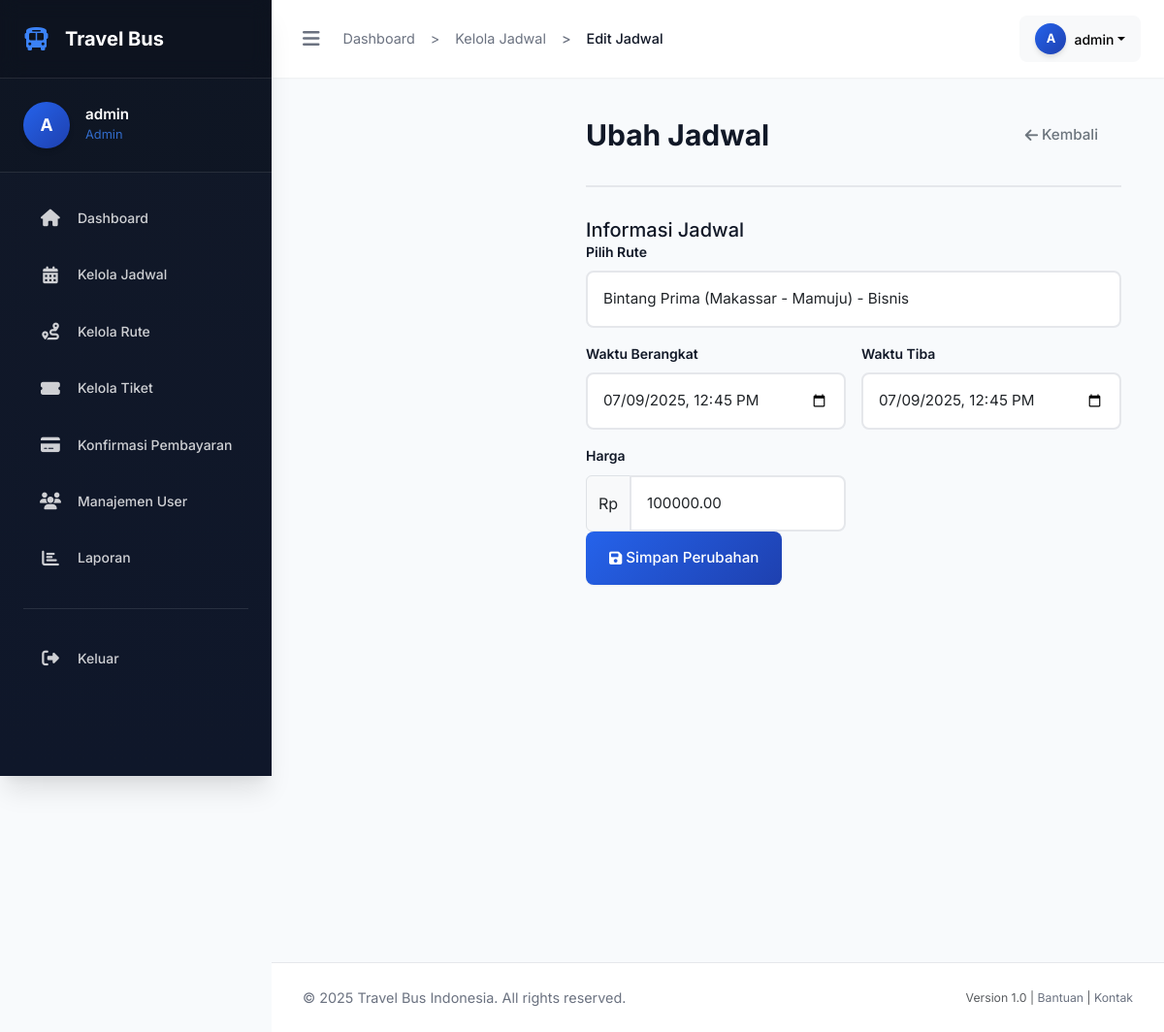
Page /public/index.php?page=admin_edit_schedule&id=1 (signed in) on the committed database.
### tables this page shows
CREATE TABLE `jadwal` (
  `id_jadwal` int NOT NULL,
  `id_rute` int NOT NULL,
  `waktu_berangkat` datetime NOT NULL,
  `waktu_tiba` datetime NOT NULL,
  `harga` decimal(10,2) NOT NULL
);

CREATE TABLE `rute` (
  `id_rute` int NOT NULL,
  `nama_rute` varchar(200) NOT NULL,
  `nama_po` varchar(100) NOT NULL,
  `kelas` enum('Ekonomi','Bisnis','Eksekutif','Super Eksekutif') NOT NULL,
  `kota_asal` varchar(100) NOT NULL,
  `kota_tujuan` varchar(100) NOT NULL,
  `kapasitas` int NOT NULL DEFAULT '40',
  `jarak_km` int NOT NULL DEFAULT '0',
  `status` enum('active','inactive') DEFAULT 'active',
  `created_at` timestamp NULL DEFAULT CURRENT_TIMESTAMP
);

### controllers/AdminController.php (called while the page is built, shortened)
<?php
class AdminController {
    private $pdo;
    public function __construct($pdo) {
        $this->pdo = $pdo;
    }
    public function showEditScheduleForm() {
        $id_jadwal = $_GET['id'] ?? 0;
        require_once __DIR__ . '/../models/Jadwal.php';
        require_once __DIR__ . '/../models/Rute.php';
        $jadwalModel = new Jadwal($this->pdo);
        $ruteModel = new Rute($this->pdo);
        $jadwal = $jadwalModel->findById($id_jadwal);
        $ruteList = $ruteModel->getAllActiveRutes();
        require_once __DIR__ . '/../views/layout/unified_header.php';
        require_once __DIR__ . '/../views/admin/edit_schedule.php';
        require_once __DIR__ . '/../views/layout/footer.php';
    }
}
?>

### models/Rute.php (called while the page is built, shortened)
<?php
class Rute {
    private $pdo;
    public function __construct($pdo) {
        $this->pdo = $pdo;
    }
    public function getAllActiveRutes() {
        $sql = "SELECT * FROM rute WHERE status = 'active' ORDER BY nama_rute ASC";
        try {
            $stmt = $this->pdo->query($sql);
            return $stmt->fetchAll(PDO::FETCH_ASSOC);
        } catch (PDOException $e) {
            error_log("Rute Model Error: " . $e->getMessage());
            return [];
        }
    }
}

### models/Jadwal.php (called while the page is built, shortened)
<?php
class Jadwal {
    private $pdo;
    public function __construct($pdo) {
        $this->pdo = $pdo;
    }
    public function findById($id_jadwal) {
        $sql = "SELECT
                    j.id_jadwal,
                    j.waktu_berangkat,
                    j.waktu_tiba,
                    j.harga,
                    j.id_rute,
                    r.nama_rute,
                    r.nama_po,
                    r.kelas,
                    r.kota_asal,
                    r.kota_tujuan,
                    r.kapasitas,
                    r.jarak_km,
                    r.status
                FROM jadwal j
                JOIN rute r ON j.id_rute = r.id_rute
                WHERE j.id_jadwal = ? AND r.status = 'active'";
        try {
            $stmt = $this->pdo->prepare($sql);
            $stmt->execute([$id_jadwal]);
            $result = $stmt->fetch();
            if ($result) {
                $result['asal'] = $result['kota_asal'];
                $result['tujuan'] = $result['kota_tujuan'];
            }
            return $result;
        } catch (PDOException $e) {
            error_log("Error in findById: " . $e->getMessage());
            return false;
        }
    }
}
?>

### views/admin/edit_schedule.php (the view, shortened to what this page needs)
<?php
function format_datetime_local($datetime_string) {
    $date = new DateTime($datetime_string);
    return $date->format('Y-m-d\TH:i');
}
?>
<div class="main-content">
    <div class="container-fluid">
        <div class="page-content">
            <div class="page-header">
                <h1 class="page-title">Ubah Jadwal</h1>
                <div class="page-actions">
                    <a href="index.php?page=admin_schedule" class="btn btn-outline-secondary">
                        <i class="fas fa-arrow-left me-1"></i> Kembali
                    </a>
                </div>
            </div>
            <div class="form-card">
                <div class="form-header">
                    <h5 class="mb-0">Informasi Jadwal</h5>
                </div>
                <div class="form-body">
                    <form action="index.php?page=admin_update_schedule" method="POST">
                        <div class="row g-3">
                            <div class="col-12">
                                <label for="id_rute" class="form-label">Pilih Rute</label>
                                <select class="form-select" id="id_rute" name="id_rute" required>
                                    <?php foreach ($ruteList as $rute): ?>
                                        <option value="<?php echo $rute['id_rute']; ?>" <?php echo ($rute['id_rute'] == $jadwal['id_rute']) ? 'selected' : ''; ?>>
                                            <?php echo htmlspecialchars($rute['nama_rute'] . ' - ' . $rute['kelas']); ?>
                                        </option>
                                    <?php endforeach; ?>
                                </select>
                            </div>
                            <div class="col-md-6">
                                <label for="waktu_berangkat" class="form-label">Waktu Berangkat</label>
                                <input type="datetime-local" class="form-control" id="waktu_berangkat" name="waktu_berangkat" value="<?php echo format_datetime_local($jadwal['waktu_berangkat']); ?>" required>
                            </div>
                            <div class="col-md-6">
                                <label for="waktu_tiba" class="form-label">Waktu Tiba</label>
                                <input type="datetime-local" class="form-control" id="waktu_tiba" name="waktu_tiba" value="<?php echo format_datetime_local($jadwal['waktu_tiba']); ?>" required>
                            </div>
                            <div class="col-md-6">
                                <label for="harga" class="form-label">Harga</label>
                                <div class="input-group">
                                    <span class="input-group-text">Rp</span>
                                    <input type="number" class="form-control" id="harga" name="harga" min="0" value="<?php echo htmlspecialchars($jadwal['harga']); ?>" required>
                                </div>
                            </div>
                        </div>
                        <div class="form-actions">
                            <button type="submit" class="btn btn-primary">
                                <i class="fas fa-save me-1"></i> Simpan Perubahan
                            </button>
                        </div>
                    </form>
                </div>
            </div>
        </div>
    </div>
</div>
<?php include '../layout/footer.php'; ?>

### public/css/unified-theme.css (style rules this page uses)
:root { --primary-blue: #2563eb; --primary-blue-dark: #1e40af; --primary-blue-light: #3b82f6; --primary-blue-lighter: #dbeafe; --primary-black: #111827; --primary-black-light: #374151; --primary-gray: #6b7280; --primary-gray-light: #9ca3af; --bg-main: #ffffff; --bg-secondary: #f8fafc; --bg-tertiary: #f1f5f9; --bg-dark: #0f172a; --bg-dark-light: #1e293b; --text-primary: #111827; --text-secondary: #6b7280; --text-tertiary: #9ca3af; --text-white: #ffffff; --text-muted: #64748b; --success: #059669; --success-light: #d1fae5; --warning: #d97706; --warning-light: #fef3c7; --danger: #dc2626; --danger-light: #fee2e2; --info: #0891b2; --info-light: #cffafe; --border-light: #e5e7eb; --border-medium: #d1d5db; --border-dark: #9ca3af; --shadow-sm: 0 1px 2px 0 rgba(0, 0, 0, 0.05); --shadow-md: 0 4px 6px -1px rgba(0, 0, 0, 0.1), 0 2px 4px -1px rgba(0, 0, 0, 0.06); --shadow-lg: 0 10px 15px -3px rgba(0, 0, 0, 0.1), 0 4px 6px -2px rgba(0, 0, 0, 0.05); --shadow-xl: 0 20px 25px -5px rgba(0, 0, 0, 0.1), 0 10px 10px -5px rgba(0, 0, 0, 0.04); --transition-fast: 0.15s ease-in-out; --transition-normal: 0.3s ease-in-out; --transition-slow: 0.5s ease-in-out; --spacing-xs: 0.25rem; --spacing-sm: 0.5rem; --spacing-md: 1rem; --spacing-lg: 1.5rem; --spacing-xl: 2rem; --spacing-2xl: 3rem; --spacing-3xl: 4rem; --radius-sm: 0.375rem; --radius-md: 0.5rem; --radius-lg: 0.75rem; --radius-xl: 1rem; --radius-2xl: 1.5rem; --radius-full: 9999px; --sidebar-width: 280px; --sidebar-collapsed-width: 80px; }
* { box-sizing: border-box; }
body { font-family: 'Inter', -apple-system, BlinkMacSystemFont, 'Segoe UI', Roboto, sans-serif; background-color: var(--bg-secondary); color: var(--text-primary); line-height: 1.6; margin: 0; padding: 0; font-size: 14px; overflow-x: hidden; }
.main-content { margin-left: var(--sidebar-width); min-height: 100vh; background-color: var(--bg-secondary); transition: all var(--transition-normal); }
.page-header { display: flex; justify-content: space-between; align-items: center; margin-bottom: var(--spacing-xl); padding-bottom: var(--spacing-lg); border-bottom: 2px solid var(--border-light); }
.page-title { display: flex; align-items: center; color: var(--text-primary); font-size: 1.875rem; font-weight: 700; margin: 0; }
.btn { border: none; border-radius: var(--radius-md); padding: var(--spacing-md) var(--spacing-lg); font-weight: 500; text-decoration: none; display: inline-flex; align-items: center; justify-content: center; transition: all var(--transition-fast); cursor: pointer; font-size: 0.95rem; line-height: 1.5; position: relative; overflow: hidden; }
.btn::before { content: ''; position: absolute; top: 0; left: -100%; width: 100%; height: 100%; background: linear-gradient(90deg, transparent, rgba(255, 255, 255, 0.2), transparent); transition: left var(--transition-slow); }
.btn i { margin-right: var(--spacing-sm); }
.btn-primary { background: linear-gradient(135deg, var(--primary-blue) 0%, var(--primary-blue-dark) 100%); color: var(--text-white); box-shadow: var(--shadow-sm); }
.form-control { border: 2px solid var(--border-light); border-radius: var(--radius-md); padding: var(--spacing-md); font-size: 0.95rem; transition: all var(--transition-fast); background: var(--bg-main); width: 100%; }
.form-label { font-weight: 600; color: var(--text-primary); margin-bottom: var(--spacing-sm); display: block; }
.form-select { border: 2px solid var(--border-light); border-radius: var(--radius-md); padding: var(--spacing-md); font-size: 0.95rem; transition: all var(--transition-fast); background: var(--bg-main); width: 100%; }
.mb-0 { margin-bottom: 0; }
.mr-1, .me-1 { margin-right: var(--spacing-xs); }

### rows in the picture
jadwal: id_rute "Bintang Prima (Makassar - Mamuju) - Bisnis", waktu_berangkat "07/09/2025 12:45", waktu_tiba "07/09/2025 12:45", harga "100000.00"

### other values in the picture
substr($_SESSION['username'] ?? 'U', 0, 1) "A"
$_SESSION['username'] "admin"
str_replace('_', ' ', $userRole ?? 'guest') "Admin"
$item['text'] "Dashboard"
$item['text'] "Kelola Jadwal"
$item['text'] "Kelola Rute"
$item['text'] "Kelola Tiket"
$item['text'] "Konfirmasi Pembayaran"
$item['text'] "Manajemen User"
$item['text'] "Laporan"
$breadcrumb['text'] "Dashboard"
$breadcrumb['text'] "Kelola Jadwal"
$breadcrumb['text'] "Edit Jadwal"
